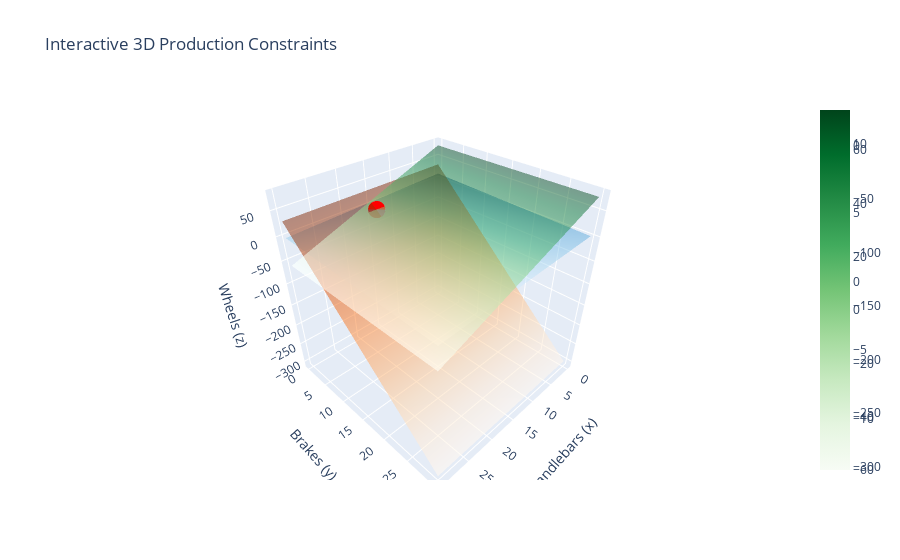

Write notebook code for a chart like this one.
### Markdown cell above
Plot the equations in 3D space - where the 3 planes intersect is our solution!

### Code cell
import numpy as np
import plotly.graph_objects as go

# Coefficients and resources
A, R, P = 100, 300, 150

# Define grid
x = np.linspace(0, 30, 50)
y = np.linspace(0, 30, 50)
X, Y = np.meshgrid(x, y)

# Constraint surfaces
Z1 = (A - 4*X - 3*Y) / 8
Z2 = (R - X - 100*Y) / 9
Z3 = (P - 9*X) / 2

# Solve system
M = np.array([[4, 3, 8],
              [1,100, 9],
              [9, 0, 2]], dtype=float)
b = np.array([A, R, P], dtype=float)
solution = np.linalg.solve(M, b)

# Create interactive 3D plot
fig = go.Figure()

fig.add_surface(x=x, y=y, z=Z1, opacity=0.5, colorscale="Blues", name="Aluminium")
fig.add_surface(x=x, y=y, z=Z2, opacity=0.5, colorscale="Oranges", name="Rubber")
fig.add_surface(x=x, y=y, z=Z3, opacity=0.5, colorscale="Greens", name="Paint")

# Add solution point
fig.add_trace(go.Scatter3d(x=[solution[0]], y=[solution[1]], z=[solution[2]],
                           mode="markers", marker=dict(size=6, color="red"),
                           name="Solution"))

fig.update_layout(
    scene=dict(
        xaxis_title="Handlebars (x)",
        yaxis_title="Brakes (y)",
        zaxis_title="Wheels (z)"
    ),
    title="Interactive 3D Production Constraints"
)

fig.show()

### Figure 1 — Plotly figure (JSON) as saved in the notebook; plotly's stock layout.template omitted (floating-point values rounded to 4 significant figures; data arrays with more than 128 entries replaced by an {"elided": "..."} marker saying what was removed)
{"data": [{"colorscale": [[0, "rgb(247,251,255)"], [0.125, "rgb(222,235,247)"], [0.25, "rgb(198,219,239)"], [0.375, "rgb(158,202,225)"], [0.5, "rgb(107,174,214)"], [0.625, "rgb(66,146,198)"], [0.75, "rgb(33,113,181)"], [0.875, "rgb(8,81,156)"], [1, "rgb(8,48,107)"]], "name": "Aluminium", "opacity": 0.5, "type": "surface", "x": [0, 0.6122, 1.224, 1.837, 2.449, 3.061, 3.673, 4.286, 4.898, 5.51, 6.122, 6.735, 7.347, 7.959, 8.571, 9.184, 9.796, 10.41, 11.02, 11.63, 12.24, 12.86, 13.47, 14.08, 14.69, 15.31, 15.92, 16.53, 17.14, 17.76, 18.37, 18.98, 19.59, 20.2, 20.82, 21.43, 22.04, 22.65, 23.27, 23.88, 24.49, 25.1, 25.71, 26.33, 26.94, 27.55, 28.16, 28.78, 29.39, 30], "y": [0, 0.6122, 1.224, 1.837, 2.449, 3.061, 3.673, 4.286, 4.898, 5.51, 6.122, 6.735, 7.347, 7.959, 8.571, 9.184, 9.796, 10.41, 11.02, 11.63, 12.24, 12.86, 13.47, 14.08, 14.69, 15.31, 15.92, 16.53, 17.14, 17.76, 18.37, 18.98, 19.59, 20.2, 20.82, 21.43, 22.04, 22.65, 23.27, 23.88, 24.49, 25.1, 25.71, 26.33, 26.94, 27.55, 28.16, 28.78, 29.39, 30], "z": {"elided": "50x50 float values"}}, {"colorscale": [[0, "rgb(255,245,235)"], [0.125, "rgb(254,230,206)"], [0.25, "rgb(253,208,162)"], [0.375, "rgb(253,174,107)"], [0.5, "rgb(253,141,60)"], [0.625, "rgb(241,105,19)"], [0.75, "rgb(217,72,1)"], [0.875, "rgb(166,54,3)"], [1, "rgb(127,39,4)"]], "name": "Rubber", "opacity": 0.5, "type": "surface", "x": [0, 0.6122, 1.224, 1.837, 2.449, 3.061, 3.673, 4.286, 4.898, 5.51, 6.122, 6.735, 7.347, 7.959, 8.571, 9.184, 9.796, 10.41, 11.02, 11.63, 12.24, 12.86, 13.47, 14.08, 14.69, 15.31, 15.92, 16.53, 17.14, 17.76, 18.37, 18.98, 19.59, 20.2, 20.82, 21.43, 22.04, 22.65, 23.27, 23.88, 24.49, 25.1, 25.71, 26.33, 26.94, 27.55, 28.16, 28.78, 29.39, 30], "y": [0, 0.6122, 1.224, 1.837, 2.449, 3.061, 3.673, 4.286, 4.898, 5.51, 6.122, 6.735, 7.347, 7.959, 8.571, 9.184, 9.796, 10.41, 11.02, 11.63, 12.24, 12.86, 13.47, 14.08, 14.69, 15.31, 15.92, 16.53, 17.14, 17.76, 18.37, 18.98, 19.59, 20.2, 20.82, 21.43, 22.04, 22.65, 23.27, 23.88, 24.49, 25.1, 25.71, 26.33, 26.94, 27.55, 28.16, 28.78, 29.39, 30], "z": {"elided": "50x50 float values"}}, {"colorscale": [[0, "rgb(247,252,245)"], [0.125, "rgb(229,245,224)"], [0.25, "rgb(199,233,192)"], [0.375, "rgb(161,217,155)"], [0.5, "rgb(116,196,118)"], [0.625, "rgb(65,171,93)"], [0.75, "rgb(35,139,69)"], [0.875, "rgb(0,109,44)"], [1, "rgb(0,68,27)"]], "name": "Paint", "opacity": 0.5, "type": "surface", "x": [0, 0.6122, 1.224, 1.837, 2.449, 3.061, 3.673, 4.286, 4.898, 5.51, 6.122, 6.735, 7.347, 7.959, 8.571, 9.184, 9.796, 10.41, 11.02, 11.63, 12.24, 12.86, 13.47, 14.08, 14.69, 15.31, 15.92, 16.53, 17.14, 17.76, 18.37, 18.98, 19.59, 20.2, 20.82, 21.43, 22.04, 22.65, 23.27, 23.88, 24.49, 25.1, 25.71, 26.33, 26.94, 27.55, 28.16, 28.78, 29.39, 30], "y": [0, 0.6122, 1.224, 1.837, 2.449, 3.061, 3.673, 4.286, 4.898, 5.51, 6.122, 6.735, 7.347, 7.959, 8.571, 9.184, 9.796, 10.41, 11.02, 11.63, 12.24, 12.86, 13.47, 14.08, 14.69, 15.31, 15.92, 16.53, 17.14, 17.76, 18.37, 18.98, 19.59, 20.2, 20.82, 21.43, 22.04, 22.65, 23.27, 23.88, 24.49, 25.1, 25.71, 26.33, 26.94, 27.55, 28.16, 28.78, 29.39, 30], "z": {"elided": "50x50 float values"}}, {"marker": {"color": "red", "size": 6}, "mode": "markers", "name": "Solution", "type": "scatter3d", "x": [15.86], "y": [2.515], "z": [3.626]}], "layout": {"scene": {"xaxis": {"title": {"text": "Handlebars (x)"}}, "yaxis": {"title": {"text": "Brakes (y)"}}, "zaxis": {"title": {"text": "Wheels (z)"}}}, "title": {"text": "Interactive 3D Production Constraints"}}}
